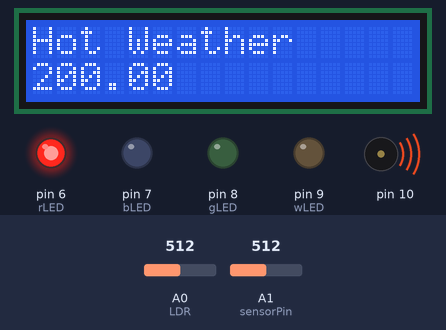
A sketch run on a simulated Arduino Uno, built with avr-gcc and run on an emulated ATmega328P. Shown: 16×2 character LCD, output pins drawn as LEDs (lit = HIGH), buzzer (waves = sounding). The test bench sets the inputs (shaded band); at power-on: A1 (sensorPin) = 512, A0 (LDR) = 512. What the sketch prints to the serial monitor is not drawn.

Above: at 1.2 s.
1.3 s: A1 (sensorPin) set to 209
At 2.4 s:
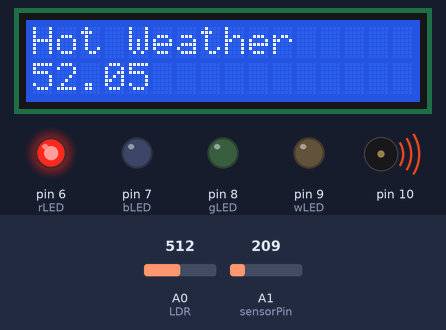
3.0 s: A1 (sensorPin) set to 183
At 4.2 s:
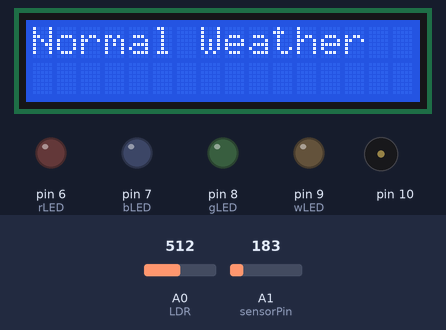
4.6 s: A1 (sensorPin) set to 113
6.1 s: A1 (sensorPin) set to 102
At 6.6 s:
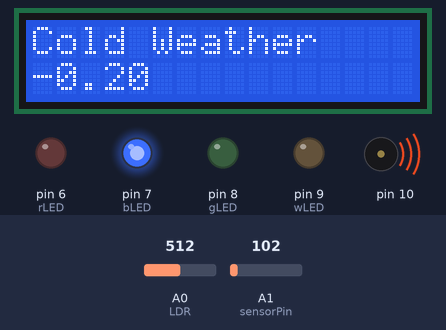
7.6 s: A0 (LDR) set to 11
9.1 s: A0 (LDR) set to 8
At 10.3 s:
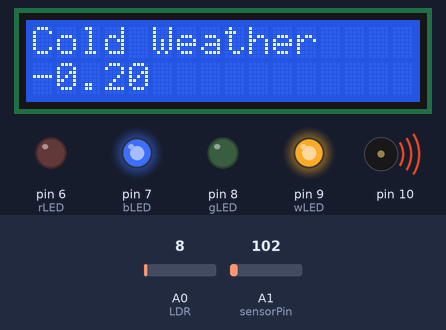
Timing chart, 0 to 11.6 s (numbered marks = the images above; inputs shaded):
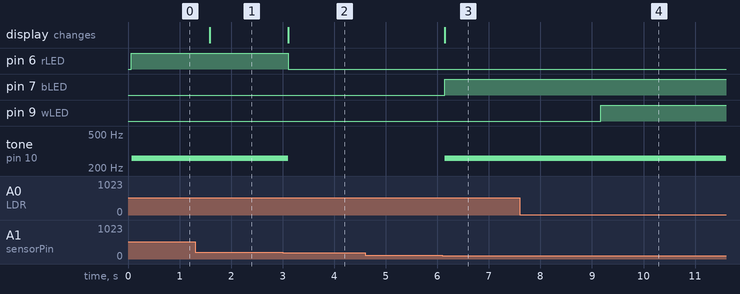

Measured:
- the behaviour switches between 195 and 194 on A1 (sensorPin) (found by bisection; images 1 and 2)
- the behaviour switches between 107 and 106 on A1 (sensorPin) (found by bisection; images 2 and 3)
- the behaviour switches between 10 and 9 on A0 (LDR) (found by bisection; images 3 and 4)
- after the input at 1.3 s, the display: changes after 0.29 s (image 1)
- after the input at 3.0 s, pin 6 (rLED): HIGH → LOW after 0.11 s; tone on pin 10: 260 Hz → silent after 0.11 s; the display: changes after 0.11 s (image 2)
- after the input at 4.6 s, every drawn part: stays the same
- after the input at 6.1 s, pin 7 (bLED): LOW → HIGH at once; tone on pin 10: silent → 260 Hz at once; the display: changes at once (image 3)
- after the input at 7.6 s, every drawn part: stays the same
- after the input at 9.1 s, pin 9 (wLED): LOW → HIGH after 0.08 s

The sketch:

WeatherStation.ino
```cpp
#include <LiquidCrystal.h>

LiquidCrystal lcd(12, 11, 5, 4, 3, 2);

int wLED = 9;
int lightLevel = 0;
int LDR = A0;
int TMP = A1;
int rLED = 6;
int bLED = 7;
int gLED = 8;
int sensorPin = A1;

void setup() {
Serial.begin(9600);
lcd.begin (16, 2);
pinMode(wLED, OUTPUT);
pinMode(rLED, OUTPUT);
pinMode(bLED, OUTPUT);
pinMode(gLED, OUTPUT);
}

void loop() {

int reading = analogRead(sensorPin);


float voltage = reading * 5.0;
voltage /= 1024.0;


 Serial.print(voltage); Serial.println(" volts");

float temperatureC = (voltage - 0.5) * 100 ;

Serial.print(temperatureC);
Serial.println(" degrees C");
lightLevel = analogRead(LDR);
Serial.println(lightLevel);

if (lightLevel < 10) {
digitalWrite(wLED, HIGH);
} else {
    digitalWrite(wLED, LOW);
}

lcd.clear();
lcd.setCursor(0, 0);

if (temperatureC < 2) {
digitalWrite(bLED, HIGH);
digitalWrite(rLED, LOW);
lcd.print("Cold Weather");
lcd.setCursor(0, 1);
lcd.print(temperatureC);
tone(10, 260);
} else if (temperatureC >= 2 && temperatureC < 45){
digitalWrite(bLED, LOW);
digitalWrite(rLED, LOW);
lcd.setCursor(0, 0);
lcd.print("Normal Weather");
     noTone(10);
 } else {
digitalWrite(rLED, HIGH);
digitalWrite(bLED, LOW);
lcd.setCursor(0, 0);
lcd.print("Hot Weather");
lcd.setCursor(0, 1);
lcd.print(temperatureC);
tone(10, 260);
}

delay (500);

}
```
